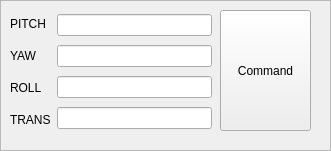
     <widget class="QFrame" name="frame_4">
      <property name="geometry">
       <rect>
        <x>650</x>
        <y>120</y>
        <width>331</width>
        <height>151</height>
       </rect>
      </property>
      <property name="frameShape">
       <enum>QFrame::StyledPanel</enum>
      </property>
      <property name="frameShadow">
       <enum>QFrame::Raised</enum>
      </property>
      <widget class="QPushButton" name="motor_command">
       <property name="geometry">
        <rect>
         <x>220</x>
         <y>10</y>
         <width>91</width>
         <height>121</height>
        </rect>
       </property>
       <property name="text">
        <string>Command</string>
       </property>
      </widget>
      <widget class="QWidget" name="layoutWidget">
       <property name="geometry">
        <rect>
         <x>10</x>
         <y>11</y>
         <width>202</width>
         <height>122</height>
        </rect>
       </property>
       <layout class="QHBoxLayout" name="horizontalLayout_5">
        <item>
         <layout class="QVBoxLayout" name="verticalLayout_10">
          <item>
           <widget class="QLabel" name="label_27">
            <property name="text">
             <string>&lt;html&gt;&lt;head/&gt;&lt;body&gt;&lt;p&gt;PITCH&lt;/p&gt;&lt;/body&gt;&lt;/html&gt;</string>
            </property>
           </widget>
          </item>
          <item>
           <widget class="QLabel" name="label_28">
            <property name="text">
             <string>&lt;html&gt;&lt;head/&gt;&lt;body&gt;&lt;p&gt;YAW&lt;/p&gt;&lt;/body&gt;&lt;/html&gt;</string>
            </property>
           </widget>
          </item>
          <item>
           <widget class="QLabel" name="label_30">
            <property name="text">
             <string>&lt;html&gt;&lt;head/&gt;&lt;body&gt;&lt;p&gt;ROLL&lt;/p&gt;&lt;/body&gt;&lt;/html&gt;</string>
            </property>
           </widget>
          </item>
          <item>
           <widget class="QLabel" name="label_49">
            <property name="text">
             <string>&lt;html&gt;&lt;head/&gt;&lt;body&gt;&lt;p&gt;TRANS&lt;/p&gt;&lt;/body&gt;&lt;/html&gt;</string>
            </property>
           </widget>
          </item>
         </layout>
        </item>
        <item>
         <layout class="QVBoxLayout" name="verticalLayout_11">
          <item>
           <widget class="QLineEdit" name="motor_pitch"/>
          </item>
          <item>
           <widget class="QLineEdit" name="motor_yaw"/>
          </item>
          <item>
           <widget class="QLineEdit" name="motor_roll"/>
          </item>
          <item>
           <widget class="QLineEdit" name="motor_trans"/>
          </item>
         </layout>
        </item>
       </layout>
      </widget>
     </widget>
